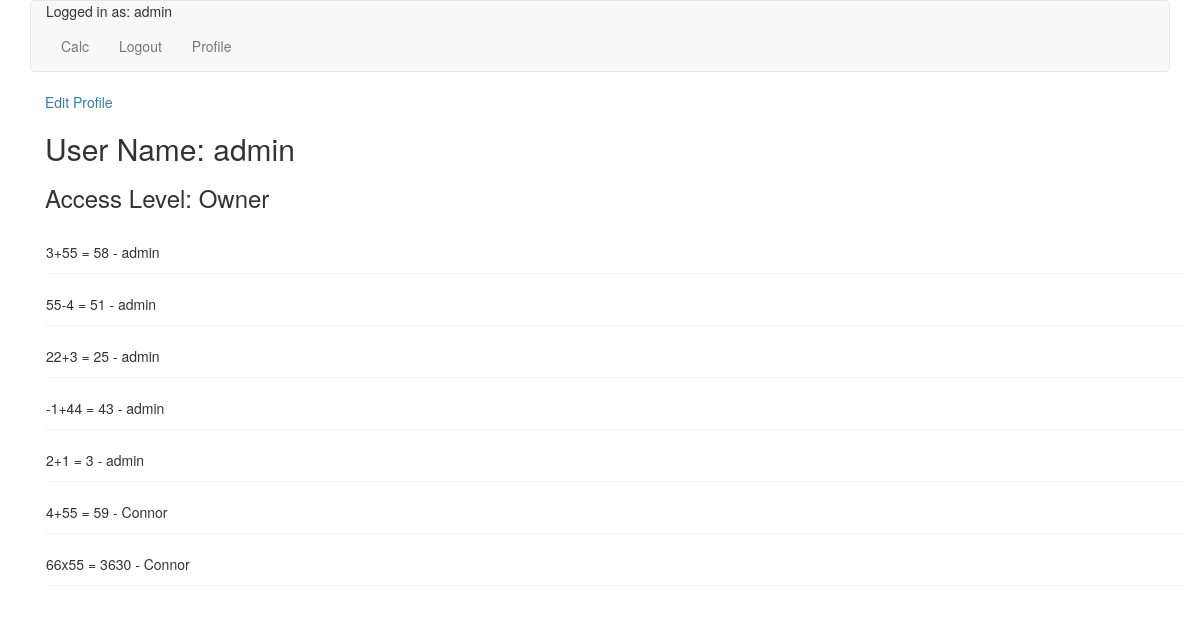
Page /accounts/profile/ (signed in) on the earlier database version.
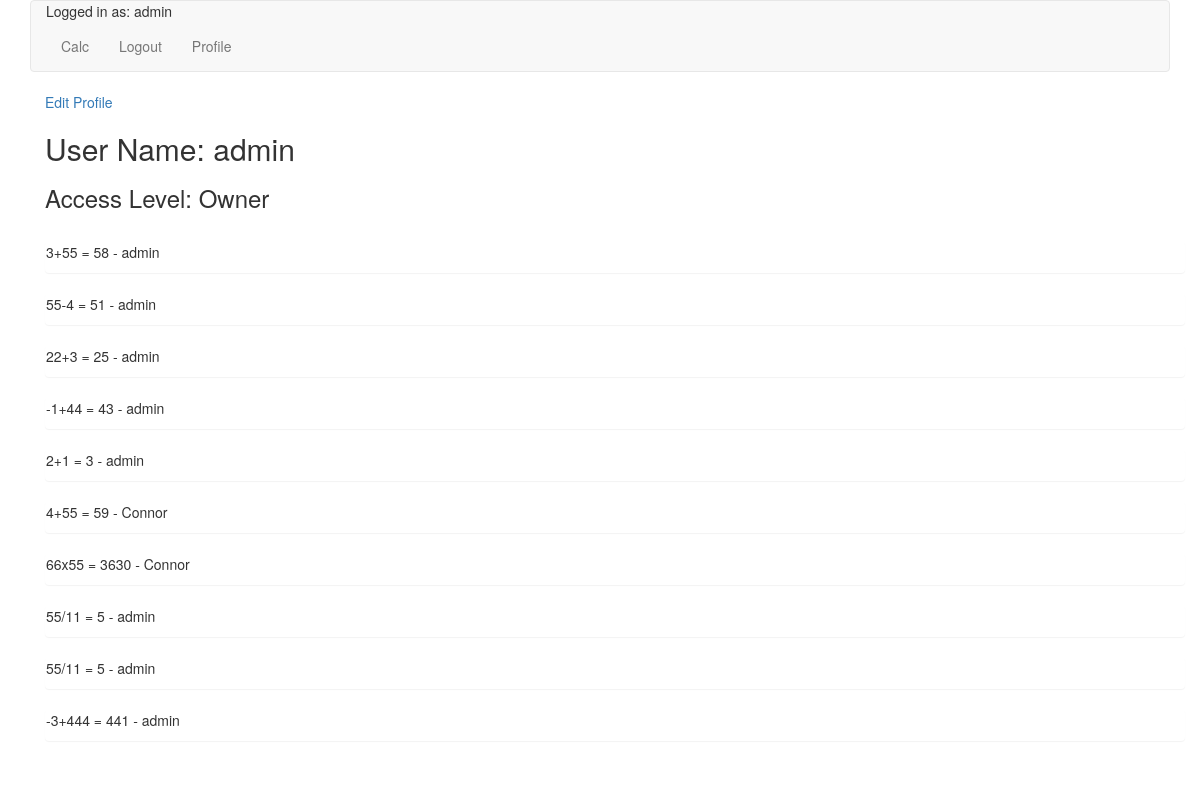
Same page on the later database version.
### app/models.py (models this page shows)
class Operation_obj(models.Model):
    user = models.ForeignKey('auth.User')
    eq = models.CharField(max_length = 255)
    answer = models.IntegerField()

### app/views.py (the view)
# urls.py: url(r'^accounts/profile/$', ProfileView.as_view(), name="profile_view"),
class ProfileView(ListView):
    model = User
    template_name = "profile.html"
    def get_context_data(self):
        context = super().get_context_data()
        EQS = Operation_obj.objects.filter(user = self.request.user)
        EQS_owner = Operation_obj.objects.all()
        context['EQS_owner'] = EQS_owner
        context['EQS'] = EQS
        return context

### templates/profile.html (shortened to what this page needs)
{% extends 'base.html' %}
{% block content %}
<div class="container">
<a href="{% url 'profile_update_view' request.user.profile.id  %}">Edit Profile</a>
<h2>User Name: {{ request.user }}</h2>
{% if request.user.profile.access_level == 'o' %}
<h3>Access Level: Owner</h3><br>
{% for x in EQS_owner %}
<div class="panel">
<p>{{ x.eq }} {{ x.answer }} - {{ x.user }}</p>
</div>
{% endfor %}
{% endif %}
</div>
{% endblock %}

Differences in the rows shown:
added Operation_obj: eq "55/11 =", answer "5", user "admin"
added Operation_obj: eq "55/11 =", answer "5", user "admin"
added Operation_obj: eq "-3+444 =", answer "441", user "admin"
